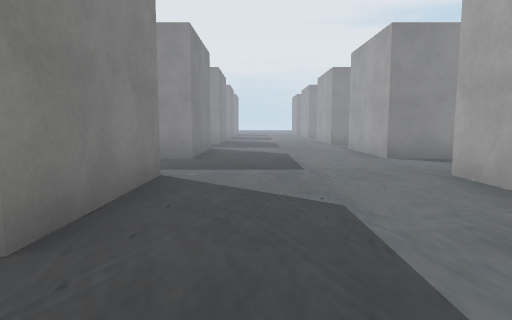
[1] (above)

24 first-person views from a walk through a scene from a Unity 3-D project. The camera is 1.2 m above the floor, tilts 6° down and sees 75° across. The floor is counted in squares, 2 m on a side. Each view is taken from the middle of a square. On the plan, view 1 faces up. The plan holds only what a view shows up to about 10 squares ahead; the rest is blank. The place goes on beyond the plan. The player is left out. Some surface patterns are stand-ins.

[2]
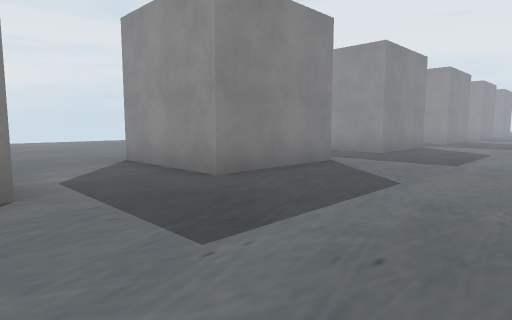

[3]
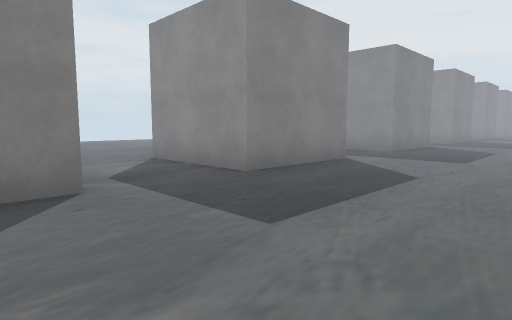

[4]
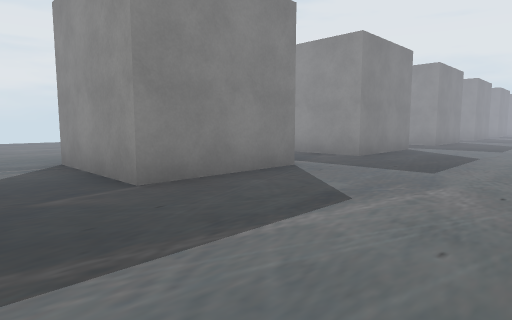

[5]
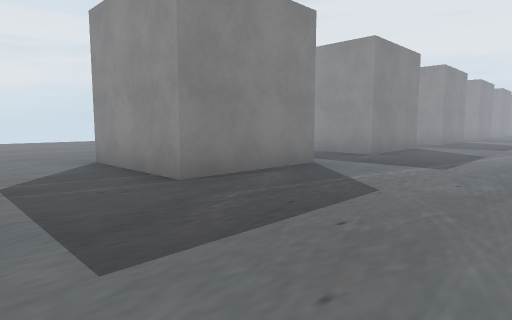

[6]
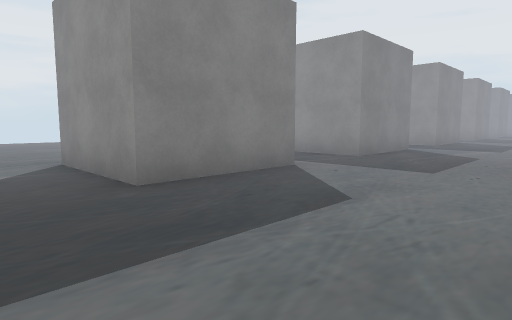

[7]
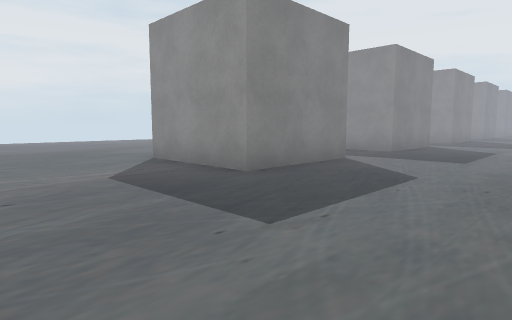

[8]
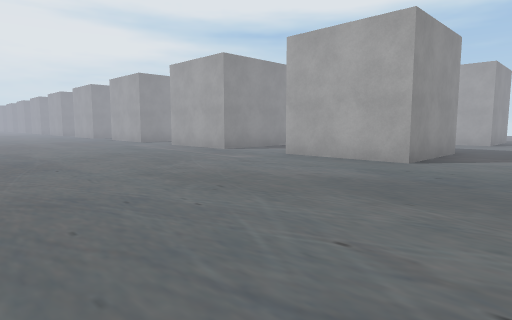

[9]
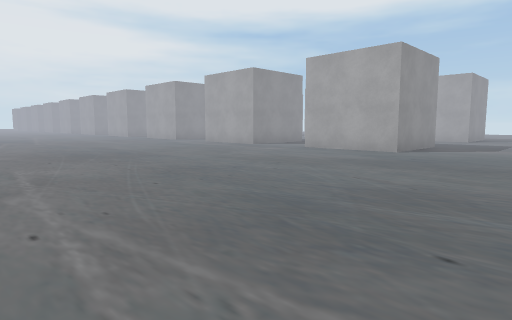

[10]
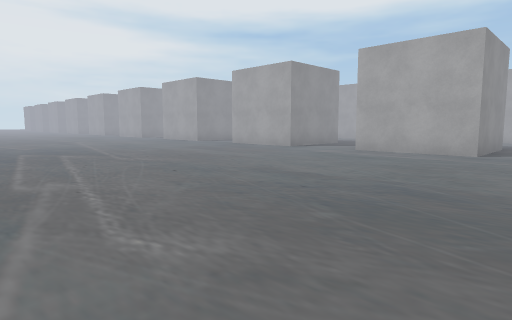

[11]
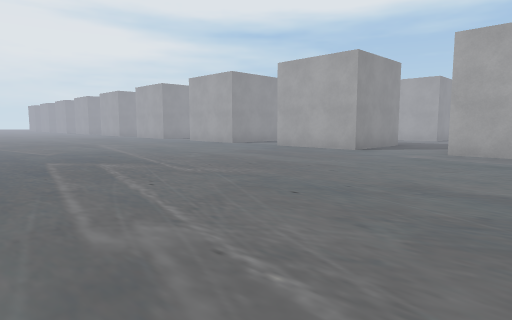

[12]
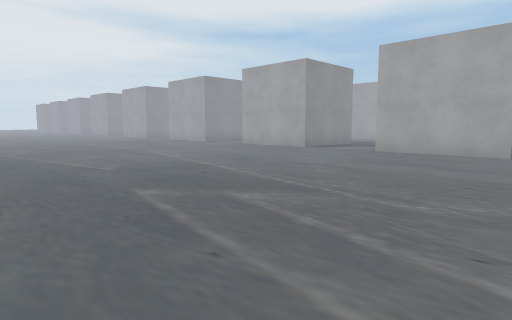

[13]
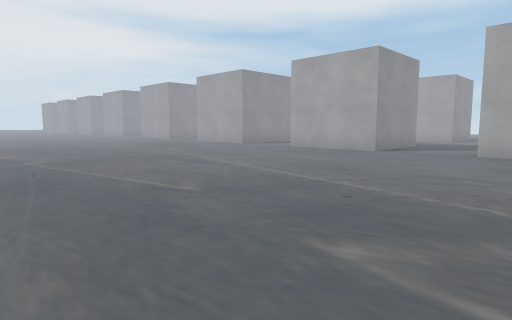

[14]
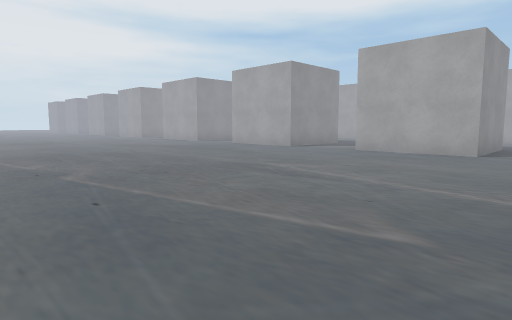

[15]
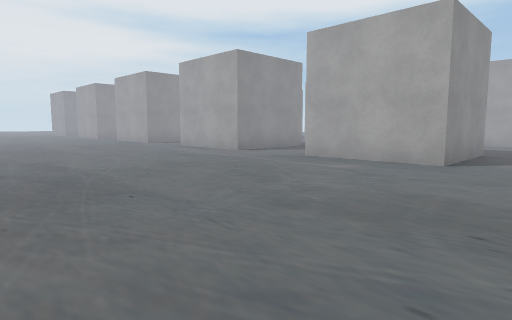

[16]
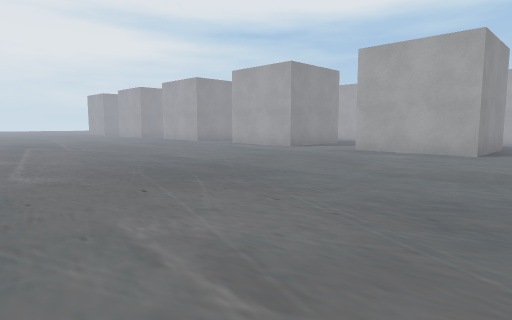

[17]
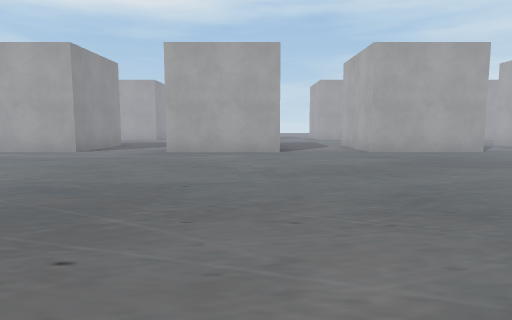

[18]
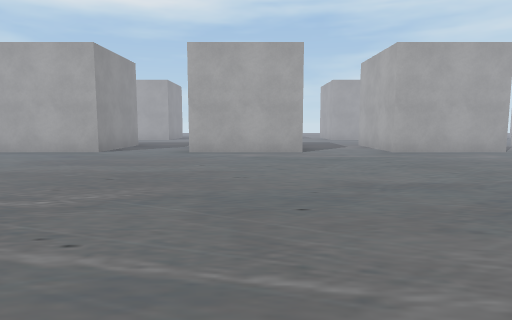

[19]
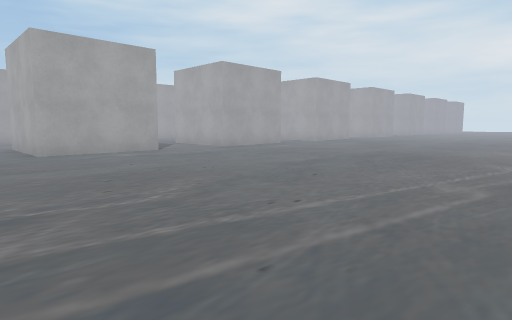

[20]
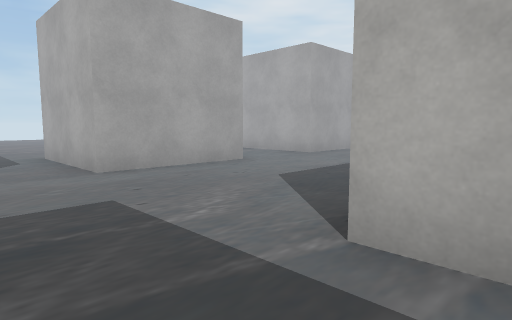

[21]
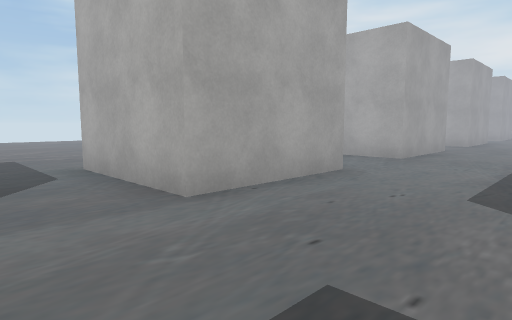

[22]
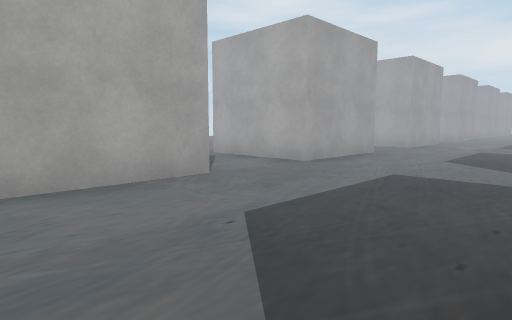

[23]
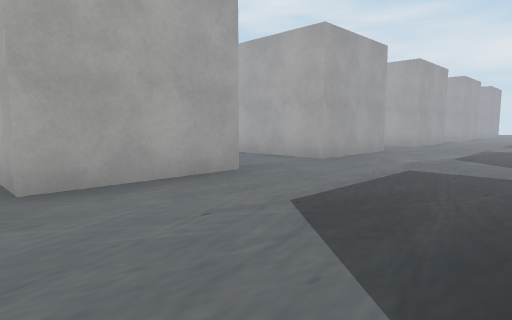

[24]
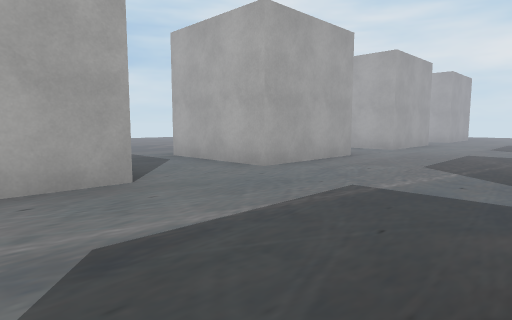

### Floor plan
Points are (right, up) in squares from view 1. A wall is a line through its corners. A room is listed if a view was taken in it or the views show most of it. See-through windows are left out.
Room 1 (views 1, 2, 3, 4, 5, 6, 7, 8, 9, 10, 11, 12, 13, 14, 15, 16, 17, 18, 19, 20, 21, 22, 23, 24)
walls: (-1.9, -5) (-1.1, -5) (-1.1, -7.5) (-3.6, -7.5) (-3.6, -5); (-1.1, -9.5) (-1.1, -12) (-3.6, -12) (-3.6, -9.5); (-3.6, -3) (-3.6, -0.5) (-1.1, -0.5) (-1.1, -3) (-3.6, -3); (2.4, -7.6) (2.4, -5) (4.6, -5); (2.4, -3.1) (2.4, -0.5) (4.9, -0.5); (-1.1, -14) (-1.1, -16.5) (-3.6, -16.5) (-3.6, -14); (2.4, -12.1) (2.4, -9.5) (4.9, -9.5); (-3.6, 1.5) (-3.6, 4) (-1.1, 4) (-1.1, 1.5) (-3.6, 1.5); (2.4, 1.4) (2.4, 4) (4.5, 4); (2.4, -16.6) (2.4, -14) (3.5, -14); (-1.1, -18.5) (-1.1, -21) (-3.6, -21) (-3.6, -18.5); (-3.6, 6) (-3.6, 8.5) (-1.1, 8.5) (-1.1, 6) (-3.6, 6); (3.6, 6) (2.4, 6) (2.4, 8.5) (4.9, 8.5); (3.2, -21) (2.4, -21) (2.4, -20.1)
ways out: opening at (3.5, -13); opening at (3.5, -8.5); opening at (3.5, -4); opening at (3.5, 0.5); opening at (3.5, 5); opening at (3.5, 9.5)

Positions as (right, up) in squares from view 1, and headings:
1: (0, 0), facing up
2: (2, -1), facing up-left
3: (2, -6), facing up-left
4: (2, -9), facing up-left
5: (2, -14), facing up-left
6: (2, -18), facing up-left
7: (2, -24), facing up-left
8: (-9, -23), facing up-right
9: (-11, -24), facing up-right
10: (-11, -18), facing up-right
11: (-11, -16), facing up-right
12: (-11, -13), facing up-right
13: (-11, -11), facing up-right
14: (-11, -9), facing up-right
15: (-9, 0), facing up-right
16: (-11, 0), facing up-right
17: (-11, 2), facing right
18: (-11, 7), facing right
19: (-11, 10), facing down-right
20: (-2, 10), facing down-right
21: (0, 10), facing down-right
22: (-1, 4), facing down-right
23: (-1, 0), facing down-right
24: (-1, -6), facing down-right
